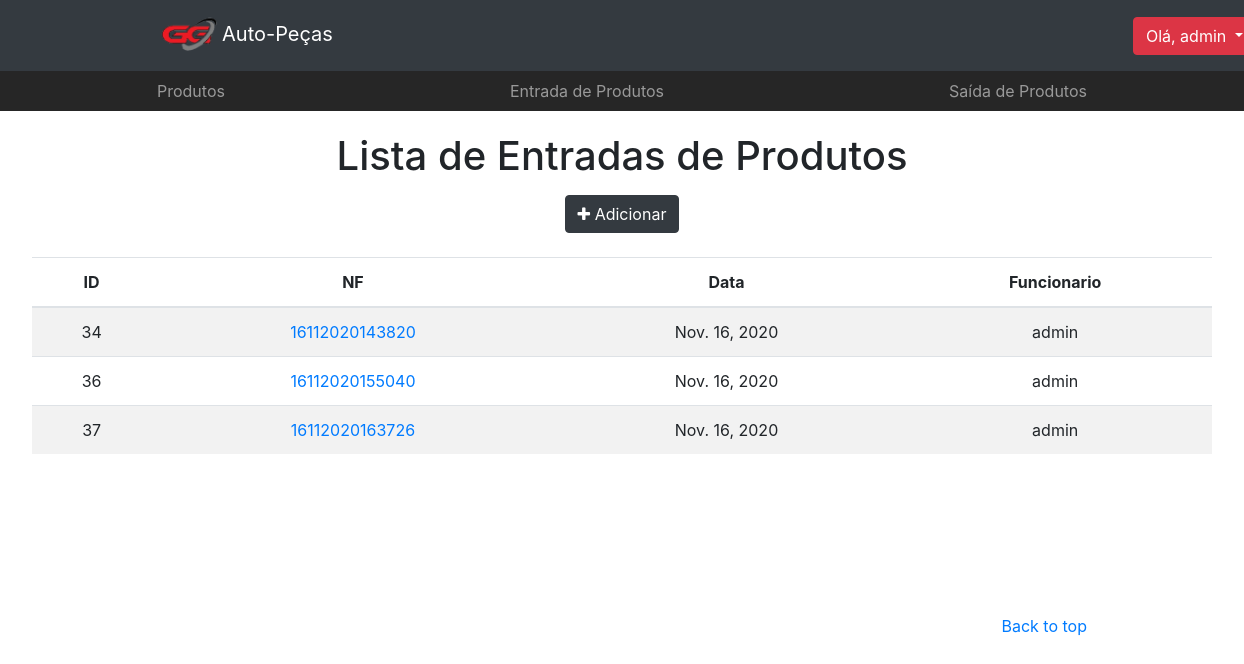
Before: /estoque/entrada (signed in) with the older database file.
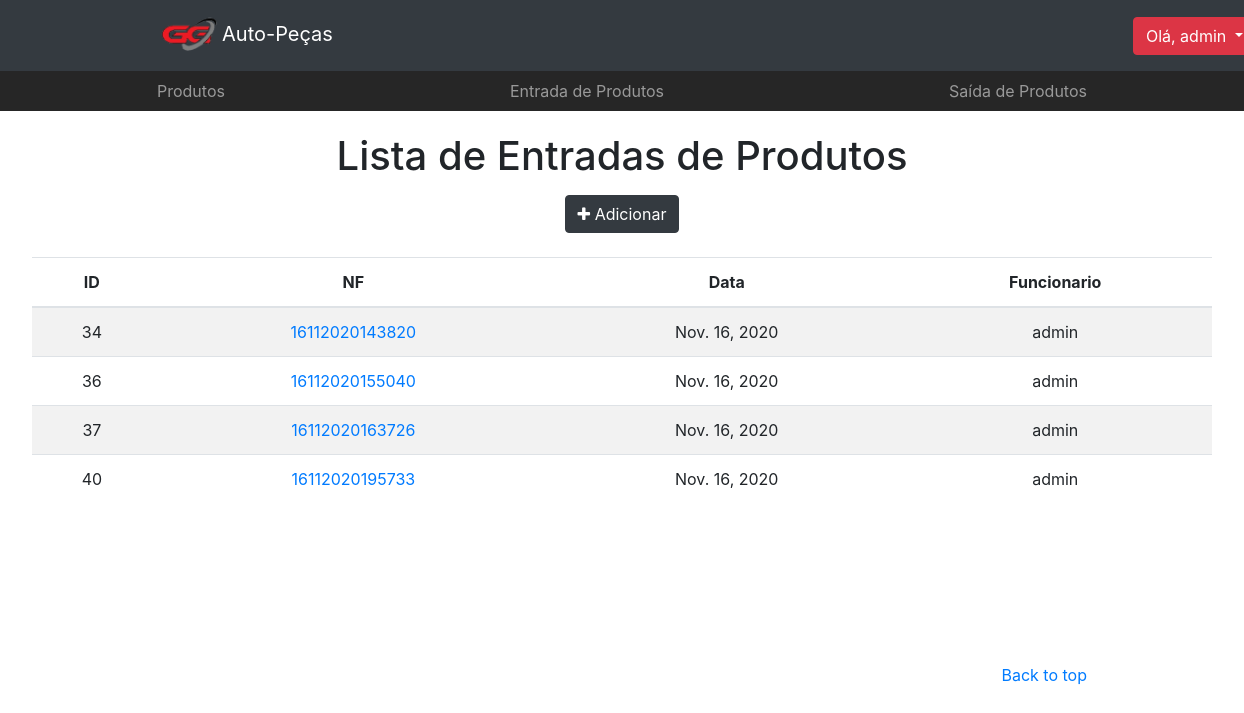
After: the same page with the newer database file.
### app/models.py (models this page shows, shortened)
class TimeStampedModel(models.Model):
    created = models.DateField('criado em', auto_now_add=True, auto_now=False)
    modified = models.DateField('modificado em', auto_now=True, auto_now_add=False)
    class Meta:
        abstract = True

class Estoque(TimeStampedModel):
    usuario = models.ForeignKey(User, on_delete=models.DO_NOTHING)
    nf = models.PositiveIntegerField('nota fiscal', null=True, blank=True)
    movimento = models.CharField(max_length=1, choices=MOVIMENTO)
    class Meta:
        ordering = ('-created',)
    def nf_formated(self):
        return str(self.nf).zfill(3)

### app/views.py (the view)
# urls.py: path('estoque/entrada', views.estoque_entrada_list, name='estoque_entrada'),
@login_required(login_url='/login')
def estoque_entrada_list(request):
    template_name = 'app/estoque_entrada_list.html'
    objects = EstoqueEntrada.objects.all()
    context={'object_list': objects}
    return render(request, template_name, context)

### app/managers.py (called while the page is built)
    def get_queryset(self):
        return super(EstoqueEntradaManager, self).get_queryset().filter(movimento='e')

### app/models.py (called while the page is built)
    def get_absolute_url(self):
        return reverse_lazy('estoque_entrada_detail', kwargs={'id': self.id})

### app/templates/app/estoque_entrada_list.html (shortened to what this page needs)
<!DOCTYPE html>
<html>
<head>
    {% load static %}
    <link rel="stylesheet" type="text/css" href="{% static 'app/css/bootstrap/bootstrap.min.css' %}">
    <link rel="stylesheet" type="text/css" href="{% static 'app/css/produto.css' %}">
    <link rel="stylesheet" href="https://cdnjs.cloudflare.com/ajax/libs/font-awesome/4.7.0/css/font-awesome.min.css">
</head>
<body>
    <header>
        <nav class="navbar navbar-expand-lg navbar-dark bg-dark">
            <div class="container">
              <a class="navbar-brand" href="{% url 'home' %}"><img src="{% static 'app/img/icn.png' %}" alt="some text" width=65 height=45>Auto-Peças</a>
                <div class="collapse navbar-collapse" id="navbarsExample07">
                  {% if user.is_authenticated %}
                  <div class="dropdown">
                      <a class="btn btn-danger dropdown-toggle" href="#" role="button" id="dropdownMenuLink" data-toggle="dropdown" aria-haspopup="true" aria-expanded="false"> Olá, {{ user.username}}
                      </a>
                  </div>
                  {% endif %}
                </div>
            </div>
        </nav>
        <nav class="site-header">
            <div class="container d-flex flex-column flex-md-row justify-content-between">
                <a class="py-2 d-none d-md-inline-block" href="{% url 'products' %}">Produtos</a>
                <a class="py-2 d-none d-md-inline-block" href="{% url 'estoque_entrada' %}">Entrada de Produtos</a>
                <a class="py-2 d-none d-md-inline-block" href="{% url 'estoque_saida' %}">Saída de Produtos</a>
            </div>
        </nav>
    </header>
  <body>
    <main role="main">
        <section class="jumbotron text-center">
          <div class="page-header">
            <h1>Lista de Entradas de Produtos</h1>
            <span class=""><a href="{% url 'estoque_entrada_add' %}"><button type="button" class="btn btn-dark"><span class="fa fa-plus"></span> Adicionar</button></a></span>
          </div>
          <div><br></div>
            <div class="">
                {% if object_list %}
                <table class="table table-striped">
                    <thead>
                      <tr>
                        <th>ID</th>
                        <th>NF</th>
                        <th>Data</th>
                        <th>Funcionario</th>
                      </tr>
                    </thead>
                    <tbody>
                      {% for object in object_list %}
                        <tr>
                          <td>{{ object.id }}</td>
                          <td><a href="{{ object.get_absolute_url }}">{{ object.nf_formated }}</a></td>
                          <td>{{ object.created }}</span></td>
                          <td>{{ object.usuario.username }}</td>
                        </tr>
                      {% endfor %}
                    </tbody>
                  </table>
                {% else %}
                  <p class="alert alert-warning">Sem itens na lista.</p>
                {% endif %}
            </div>
        </section>
    </main>
    <footer class="text-muted">
        <div class="container">
            <p class="float-right">
                <a href="#">Back to top</a>
            </p>
        </div>
    </footer>
  </body>
</html

Changed rows visible on the page:
added Estoque: id "40", nf_formated "16112020195733", created "Nov. 16, 2020", usuario.username "admin"
